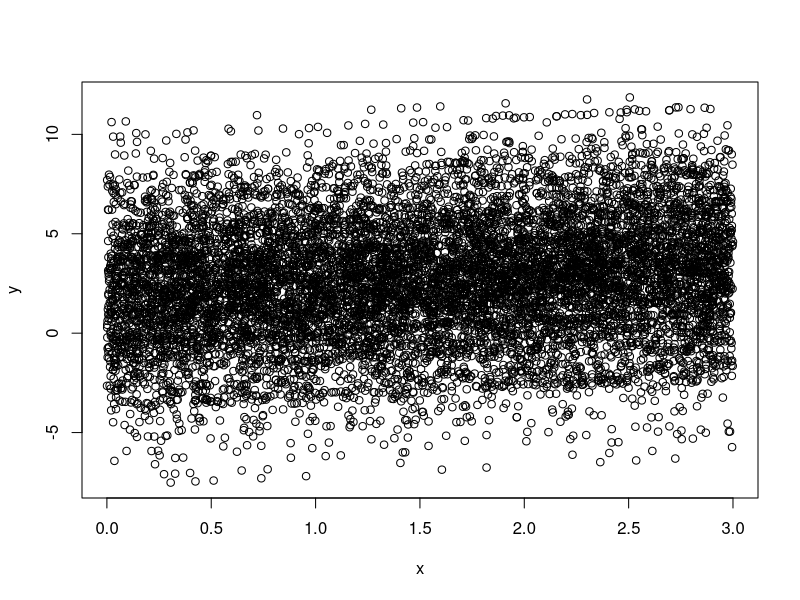

Source code (R): (Note: this script raises an error after producing the figure.)
library(stats4)

set.seed(103)

x <- runif(10000,min=0,max=3)
y <- 2 + 0.5*x + rnorm(1000,0,3)

par(mfrow = c(1,1))	
plot(x,y)
LL <- function(beta1, beta0, mu, sigma){
  resid <- y-x*beta1 - beta0
  R = dnorm(resid,mu,sigma)
  -sum(log(R))
  
}

mle(LL, start= list(beta1= as.numeric(lm(y~x)[[1]][2]), beta0 = 
                      as.numeric(lm(y~x)[[1]][1]), mu = 0.01, sigma = sd(y)), 
    method = "L-BFGS-B", lower = c(-Inf, -Inf, -Inf, 0), upper = c(Inf, Inf, Inf, Inf))